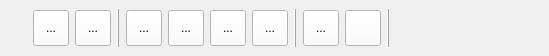
<?xml version="1.0" encoding="UTF-8"?>
<ui version="4.0">
 <class>QGuidePanelDialogBase</class>
 <widget class="QDialog" name="QGuidePanelDialogBase">
  <property name="geometry">
   <rect>
    <x>0</x>
    <y>0</y>
    <width>549</width>
    <height>56</height>
   </rect>
  </property>
  <property name="sizePolicy">
   <sizepolicy hsizetype="Minimum" vsizetype="Minimum">
    <horstretch>0</horstretch>
    <verstretch>0</verstretch>
   </sizepolicy>
  </property>
  <property name="minimumSize">
   <size>
    <width>0</width>
    <height>56</height>
   </size>
  </property>
  <property name="maximumSize">
   <size>
    <width>16777215</width>
    <height>56</height>
   </size>
  </property>
  <property name="windowTitle">
   <string>QGIS Guide Panel</string>
  </property>
  <property name="windowOpacity">
   <double>1.000000000000000</double>
  </property>
  <layout class="QGridLayout" name="gridLayout">
   <property name="leftMargin">
    <number>8</number>
   </property>
   <property name="topMargin">
    <number>8</number>
   </property>
   <property name="rightMargin">
    <number>8</number>
   </property>
   <property name="bottomMargin">
    <number>8</number>
   </property>
   <item row="1" column="0">
    <layout class="QHBoxLayout" name="horizontalLayout_4">
     <property name="topMargin">
      <number>0</number>
     </property>
     <property name="bottomMargin">
      <number>0</number>
     </property>
     <item>
      <layout class="QHBoxLayout" name="horizontalLayout_2">
       <property name="topMargin">
        <number>0</number>
       </property>
       <property name="rightMargin">
        <number>0</number>
       </property>
       <property name="bottomMargin">
        <number>0</number>
       </property>
       <item>
        <widget class="QToolButton" name="tbZoomIn">
         <property name="minimumSize">
          <size>
           <width>36</width>
           <height>36</height>
          </size>
         </property>
         <property name="maximumSize">
          <size>
           <width>36</width>
           <height>36</height>
          </size>
         </property>
         <property name="toolTip">
          <string>地図を拡大します</string>
         </property>
         <property name="styleSheet">
          <string notr="true">QToolButton {
    background-color: snow;
}</string>
         </property>
         <property name="text">
          <string>...</string>
         </property>
         <property name="icon">
          <iconset>
           <normaloff>icon/tbZoomIn.svg</normaloff>icon/tbZoomIn.svg</iconset>
         </property>
         <property name="iconSize">
          <size>
           <width>24</width>
           <height>24</height>
          </size>
         </property>
        </widget>
       </item>
       <item>
        <widget class="QToolButton" name="tbZoomOut">
         <property name="minimumSize">
          <size>
           <width>36</width>
           <height>36</height>
          </size>
         </property>
         <property name="maximumSize">
          <size>
           <width>36</width>
           <height>36</height>
          </size>
         </property>
         <property name="toolTip">
          <string>地図を縮小します</string>
         </property>
         <property name="styleSheet">
          <string notr="true">QToolButton {
    background-color: snow;
}</string>
         </property>
         <property name="text">
          <string>...</string>
         </property>
         <property name="icon">
          <iconset>
           <normaloff>icon/tbZoomOut.svg</normaloff>icon/tbZoomOut.svg</iconset>
         </property>
         <property name="iconSize">
          <size>
           <width>24</width>
           <height>24</height>
          </size>
         </property>
        </widget>
       </item>
      </layout>
     </item>
     <item>
      <widget class="QFrame" name="frame_3">
       <property name="frameShape">
        <enum>QFrame::VLine</enum>
       </property>
       <property name="frameShadow">
        <enum>QFrame::Raised</enum>
       </property>
      </widget>
     </item>
     <item>
      <layout class="QHBoxLayout" name="horizontalLayout_5">
       <property name="rightMargin">
        <number>0</number>
       </property>
       <item>
        <widget class="QToolButton" name="tbMove">
         <property name="minimumSize">
          <size>
           <width>36</width>
           <height>36</height>
          </size>
         </property>
         <property name="maximumSize">
          <size>
           <width>36</width>
           <height>36</height>
          </size>
         </property>
         <property name="toolTip">
          <string>地図をドラッグで移動できるモードに切り替えます</string>
         </property>
         <property name="styleSheet">
          <string notr="true">QToolButton {
    background-color: snow;
}</string>
         </property>
         <property name="text">
          <string>...</string>
         </property>
         <property name="icon">
          <iconset>
           <normaloff>icon/tbMove.svg</normaloff>icon/tbMove.svg</iconset>
         </property>
         <property name="iconSize">
          <size>
           <width>24</width>
           <height>24</height>
          </size>
         </property>
         <property name="checkable">
          <bool>true</bool>
         </property>
        </widget>
       </item>
       <item>
        <widget class="QToolButton" name="tbZoomInSelect">
         <property name="minimumSize">
          <size>
           <width>36</width>
           <height>36</height>
          </size>
         </property>
         <property name="maximumSize">
          <size>
           <width>36</width>
           <height>36</height>
          </size>
         </property>
         <property name="toolTip">
          <string>任意範囲をドラッグして地図を拡大します</string>
         </property>
         <property name="styleSheet">
          <string notr="true">QToolButton {
    background-color: snow;
}</string>
         </property>
         <property name="text">
          <string>...</string>
         </property>
         <property name="icon">
          <iconset>
           <normaloff>icon/tbZoomInSelect.svg</normaloff>icon/tbZoomInSelect.svg</iconset>
         </property>
         <property name="iconSize">
          <size>
           <width>24</width>
           <height>24</height>
          </size>
         </property>
         <property name="checkable">
          <bool>true</bool>
         </property>
        </widget>
       </item>
       <item>
        <widget class="QToolButton" name="tbZoomOutSelect">
         <property name="minimumSize">
          <size>
           <width>36</width>
           <height>36</height>
          </size>
         </property>
         <property name="maximumSize">
          <size>
           <width>36</width>
           <height>36</height>
          </size>
         </property>
         <property name="toolTip">
          <string>任意範囲をドラッグして地図を縮小します</string>
         </property>
         <property name="styleSheet">
          <string notr="true">QToolButton {
    background-color: snow;
}</string>
         </property>
         <property name="text">
          <string>...</string>
         </property>
         <property name="icon">
          <iconset>
           <normaloff>icon/tbZoomOutSelect.svg</normaloff>icon/tbZoomOutSelect.svg</iconset>
         </property>
         <property name="iconSize">
          <size>
           <width>24</width>
           <height>24</height>
          </size>
         </property>
         <property name="checkable">
          <bool>true</bool>
         </property>
        </widget>
       </item>
       <item>
        <widget class="QToolButton" name="tbMeasure">
         <property name="minimumSize">
          <size>
           <width>36</width>
           <height>36</height>
          </size>
         </property>
         <property name="maximumSize">
          <size>
           <width>36</width>
           <height>36</height>
          </size>
         </property>
         <property name="toolTip">
          <string>地図上の距離を計測します</string>
         </property>
         <property name="styleSheet">
          <string notr="true">QToolButton {
    background-color: snow;
}</string>
         </property>
         <property name="text">
          <string>...</string>
         </property>
         <property name="icon">
          <iconset>
           <normaloff>icon/tbMeasure.svg</normaloff>icon/tbMeasure.svg</iconset>
         </property>
         <property name="iconSize">
          <size>
           <width>24</width>
           <height>24</height>
          </size>
         </property>
         <property name="checkable">
          <bool>true</bool>
         </property>
        </widget>
       </item>
      </layout>
     </item>
     <item>
      <widget class="QFrame" name="frame_2">
       <property name="frameShape">
        <enum>QFrame::VLine</enum>
       </property>
       <property name="frameShadow">
        <enum>QFrame::Raised</enum>
       </property>
      </widget>
     </item>
     <item>
      <layout class="QHBoxLayout" name="horizontalLayout_7">
       <property name="leftMargin">
        <number>0</number>
       </property>
       <item>
        <widget class="QToolButton" name="tbLayerPanel">
         <property name="minimumSize">
          <size>
           <width>36</width>
           <height>36</height>
          </size>
         </property>
         <property name="maximumSize">
          <size>
           <width>36</width>
           <height>36</height>
          </size>
         </property>
         <property name="toolTip">
          <string>レイヤの表示や属性確認ができるパネルを開きます</string>
         </property>
         <property name="styleSheet">
          <string notr="true">QToolButton {
    background-color: snow;
}</string>
         </property>
         <property name="text">
          <string>...</string>
         </property>
         <property name="icon">
          <iconset>
           <normaloff>icon/tbLayerPanel.svg</normaloff>icon/tbLayerPanel.svg</iconset>
         </property>
         <property name="iconSize">
          <size>
           <width>24</width>
           <height>24</height>
          </size>
         </property>
         <property name="checkable">
          <bool>true</bool>
         </property>
        </widget>
       </item>
       <item>
        <widget class="QToolButton" name="tbLatLongLine">
         <property name="minimumSize">
          <size>
           <width>36</width>
           <height>36</height>
          </size>
         </property>
         <property name="maximumSize">
          <size>
           <width>36</width>
           <height>36</height>
          </size>
         </property>
         <property name="toolTip">
          <string>表示範囲から緯度経度のラインを作成します
右クリックで、作成するラインの設定を行えます</string>
         </property>
         <property name="styleSheet">
          <string notr="true">QToolButton {
    background-color: snow;
}</string>
         </property>
         <property name="text">
          <string/>
         </property>
         <property name="icon">
          <iconset>
           <normaloff>icon/tbLatLongLine.svg</normaloff>icon/tbLatLongLine.svg</iconset>
         </property>
         <property name="iconSize">
          <size>
           <width>24</width>
           <height>24</height>
          </size>
         </property>
        </widget>
       </item>
      </layout>
     </item>
     <item>
      <widget class="QFrame" name="frame_4">
       <property name="frameShape">
        <enum>QFrame::VLine</enum>
       </property>
       <property name="frameShadow">
        <enum>QFrame::Raised</enum>
       </property>
      </widget>
     </item>
     <item>
      <layout class="QHBoxLayout" name="horizontalLayout_6">
       <property name="rightMargin">
        <number>0</number>
       </property>
       <item>
        <widget class="QgsScaleWidget" name="mScaleWidget">
         <property name="minimumSize">
          <size>
           <width>120</width>
           <height>0</height>
          </size>
         </property>
         <property name="maximumSize">
          <size>
           <width>120</width>
           <height>16777215</height>
          </size>
         </property>
         <property name="showCurrentScaleButton">
          <bool>true</bool>
         </property>
        </widget>
       </item>
      </layout>
     </item>
    </layout>
   </item>
  </layout>
 </widget>
 <customwidgets>
  <customwidget>
   <class>QgsScaleWidget</class>
   <extends>QWidget</extends>
   <header>qgsscalewidget.h</header>
  </customwidget>
 </customwidgets>
 <resources/>
 <connections/>
</ui>
